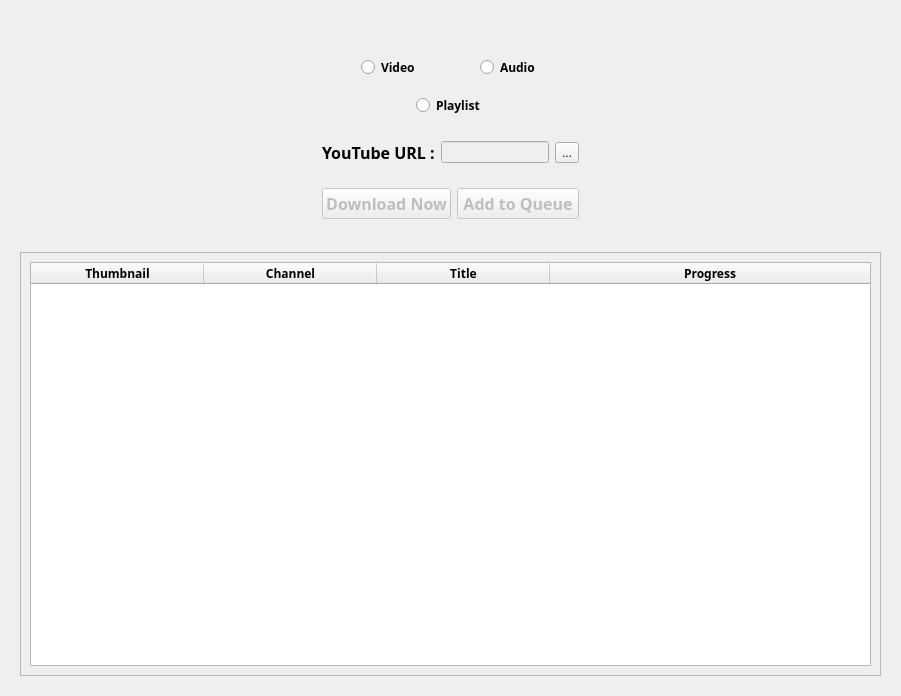
<?xml version="1.0" encoding="UTF-8"?>
<ui version="4.0">
 <class>Form</class>
 <widget class="QWidget" name="Form">
  <property name="geometry">
   <rect>
    <x>0</x>
    <y>0</y>
    <width>901</width>
    <height>696</height>
   </rect>
  </property>
  <property name="windowTitle">
   <string>Form</string>
  </property>
  <layout class="QVBoxLayout" name="verticalLayout">
   <item>
    <widget class="QWidget" name="widget" native="true">
     <layout class="QVBoxLayout" name="verticalLayout_4">
      <item>
       <widget class="QWidget" name="widget_8" native="true">
        <layout class="QHBoxLayout" name="horizontalLayout_4">
         <item>
          <spacer name="horizontalSpacer">
           <property name="orientation">
            <enum>Qt::Horizontal</enum>
           </property>
           <property name="sizeHint" stdset="0">
            <size>
             <width>247</width>
             <height>20</height>
            </size>
           </property>
          </spacer>
         </item>
         <item>
          <widget class="QWidget" name="widget_6" native="true">
           <layout class="QVBoxLayout" name="verticalLayout_3">
            <item>
             <widget class="QWidget" name="widget_3" native="true">
              <layout class="QVBoxLayout" name="verticalLayout_2">
               <property name="spacing">
                <number>6</number>
               </property>
               <item>
                <widget class="QWidget" name="widget_2" native="true">
                 <layout class="QHBoxLayout" name="horizontalLayout">
                  <property name="spacing">
                   <number>0</number>
                  </property>
                  <item alignment="Qt::AlignHCenter">
                   <widget class="QRadioButton" name="Video_radioButton">
                    <property name="font">
                     <font>
                      <family>Unispace</family>
                      <pointsize>9</pointsize>
                      <weight>75</weight>
                      <bold>true</bold>
                     </font>
                    </property>
                    <property name="text">
                     <string>Video</string>
                    </property>
                   </widget>
                  </item>
                  <item alignment="Qt::AlignHCenter">
                   <widget class="QRadioButton" name="Audio_radioButton">
                    <property name="font">
                     <font>
                      <family>Unispace</family>
                      <pointsize>9</pointsize>
                      <weight>75</weight>
                      <bold>true</bold>
                     </font>
                    </property>
                    <property name="text">
                     <string>Audio</string>
                    </property>
                   </widget>
                  </item>
                 </layout>
                </widget>
               </item>
               <item alignment="Qt::AlignHCenter|Qt::AlignVCenter">
                <widget class="QRadioButton" name="Playlist_radioButton">
                 <property name="font">
                  <font>
                   <family>Unispace</family>
                   <pointsize>9</pointsize>
                   <weight>75</weight>
                   <bold>true</bold>
                  </font>
                 </property>
                 <property name="tabletTracking">
                  <bool>false</bool>
                 </property>
                 <property name="text">
                  <string>Playlist</string>
                 </property>
                 <property name="autoExclusive">
                  <bool>false</bool>
                 </property>
                </widget>
               </item>
              </layout>
             </widget>
            </item>
            <item>
             <widget class="QWidget" name="widget_4" native="true">
              <layout class="QHBoxLayout" name="horizontalLayout_2">
               <item>
                <widget class="QLabel" name="YoutubeURL_Label">
                 <property name="font">
                  <font>
                   <family>Unispace</family>
                   <pointsize>12</pointsize>
                   <weight>75</weight>
                   <bold>true</bold>
                  </font>
                 </property>
                 <property name="text">
                  <string>YouTube URL :</string>
                 </property>
                </widget>
               </item>
               <item>
                <widget class="QLineEdit" name="YoutubeURL_lineEdit">
                 <property name="enabled">
                  <bool>false</bool>
                 </property>
                </widget>
               </item>
               <item>
                <widget class="QToolButton" name="ChangeQuality_toolButton">
                 <property name="text">
                  <string>...</string>
                 </property>
                </widget>
               </item>
              </layout>
             </widget>
            </item>
            <item>
             <widget class="QWidget" name="widget_5" native="true">
              <layout class="QHBoxLayout" name="horizontalLayout_3">
               <item>
                <widget class="QPushButton" name="DownloadNow_pushButton">
                 <property name="enabled">
                  <bool>false</bool>
                 </property>
                 <property name="font">
                  <font>
                   <family>Unispace</family>
                   <pointsize>12</pointsize>
                   <weight>75</weight>
                   <bold>true</bold>
                  </font>
                 </property>
                 <property name="text">
                  <string>Download Now</string>
                 </property>
                </widget>
               </item>
               <item>
                <widget class="QPushButton" name="AddToQueue_pushButton">
                 <property name="enabled">
                  <bool>false</bool>
                 </property>
                 <property name="font">
                  <font>
                   <family>Unispace</family>
                   <pointsize>12</pointsize>
                   <weight>75</weight>
                   <bold>true</bold>
                  </font>
                 </property>
                 <property name="text">
                  <string>Add to Queue</string>
                 </property>
                </widget>
               </item>
              </layout>
             </widget>
            </item>
           </layout>
          </widget>
         </item>
         <item>
          <spacer name="horizontalSpacer_2">
           <property name="orientation">
            <enum>Qt::Horizontal</enum>
           </property>
           <property name="sizeHint" stdset="0">
            <size>
             <width>246</width>
             <height>20</height>
            </size>
           </property>
          </spacer>
         </item>
        </layout>
       </widget>
      </item>
      <item>
       <widget class="QScrollArea" name="DownProcesses_scrollArea">
        <property name="widgetResizable">
         <bool>true</bool>
        </property>
        <widget class="QWidget" name="scrollAreaWidgetContents_3">
         <property name="geometry">
          <rect>
           <x>0</x>
           <y>0</y>
           <width>863</width>
           <height>443</height>
          </rect>
         </property>
         <layout class="QHBoxLayout" name="horizontalLayout_5">
          <item>
           <widget class="QTableWidget" name="DownProcesses_tableWidget_3">
            <property name="font">
             <font>
              <family>Unispace</family>
              <weight>75</weight>
              <bold>true</bold>
             </font>
            </property>
            <property name="acceptDrops">
             <bool>false</bool>
            </property>
            <property name="sizeAdjustPolicy">
             <enum>QAbstractScrollArea::AdjustToContents</enum>
            </property>
            <property name="editTriggers">
             <set>QAbstractItemView::NoEditTriggers</set>
            </property>
            <property name="dragEnabled">
             <bool>false</bool>
            </property>
            <property name="dragDropOverwriteMode">
             <bool>false</bool>
            </property>
            <property name="dragDropMode">
             <enum>QAbstractItemView::NoDragDrop</enum>
            </property>
            <property name="defaultDropAction">
             <enum>Qt::IgnoreAction</enum>
            </property>
            <property name="alternatingRowColors">
             <bool>false</bool>
            </property>
            <property name="selectionMode">
             <enum>QAbstractItemView::SingleSelection</enum>
            </property>
            <property name="selectionBehavior">
             <enum>QAbstractItemView::SelectRows</enum>
            </property>
            <property name="textElideMode">
             <enum>Qt::ElideLeft</enum>
            </property>
            <property name="verticalScrollMode">
             <enum>QAbstractItemView::ScrollPerPixel</enum>
            </property>
            <property name="showGrid">
             <bool>true</bool>
            </property>
            <property name="gridStyle">
             <enum>Qt::SolidLine</enum>
            </property>
            <property name="wordWrap">
             <bool>true</bool>
            </property>
            <attribute name="horizontalHeaderCascadingSectionResizes">
             <bool>true</bool>
            </attribute>
            <attribute name="horizontalHeaderDefaultSectionSize">
             <number>173</number>
            </attribute>
            <attribute name="horizontalHeaderHighlightSections">
             <bool>true</bool>
            </attribute>
            <attribute name="horizontalHeaderStretchLastSection">
             <bool>true</bool>
            </attribute>
            <attribute name="verticalHeaderCascadingSectionResizes">
             <bool>false</bool>
            </attribute>
            <attribute name="verticalHeaderDefaultSectionSize">
             <number>70</number>
            </attribute>
            <attribute name="verticalHeaderStretchLastSection">
             <bool>false</bool>
            </attribute>
            <column>
             <property name="text">
              <string>Thumbnail</string>
             </property>
            </column>
            <column>
             <property name="text">
              <string>Channel</string>
             </property>
            </column>
            <column>
             <property name="text">
              <string>Title</string>
             </property>
            </column>
            <column>
             <property name="text">
              <string>Progress</string>
             </property>
            </column>
           </widget>
          </item>
         </layout>
        </widget>
       </widget>
      </item>
     </layout>
    </widget>
   </item>
  </layout>
 </widget>
 <resources/>
 <connections/>
</ui>
